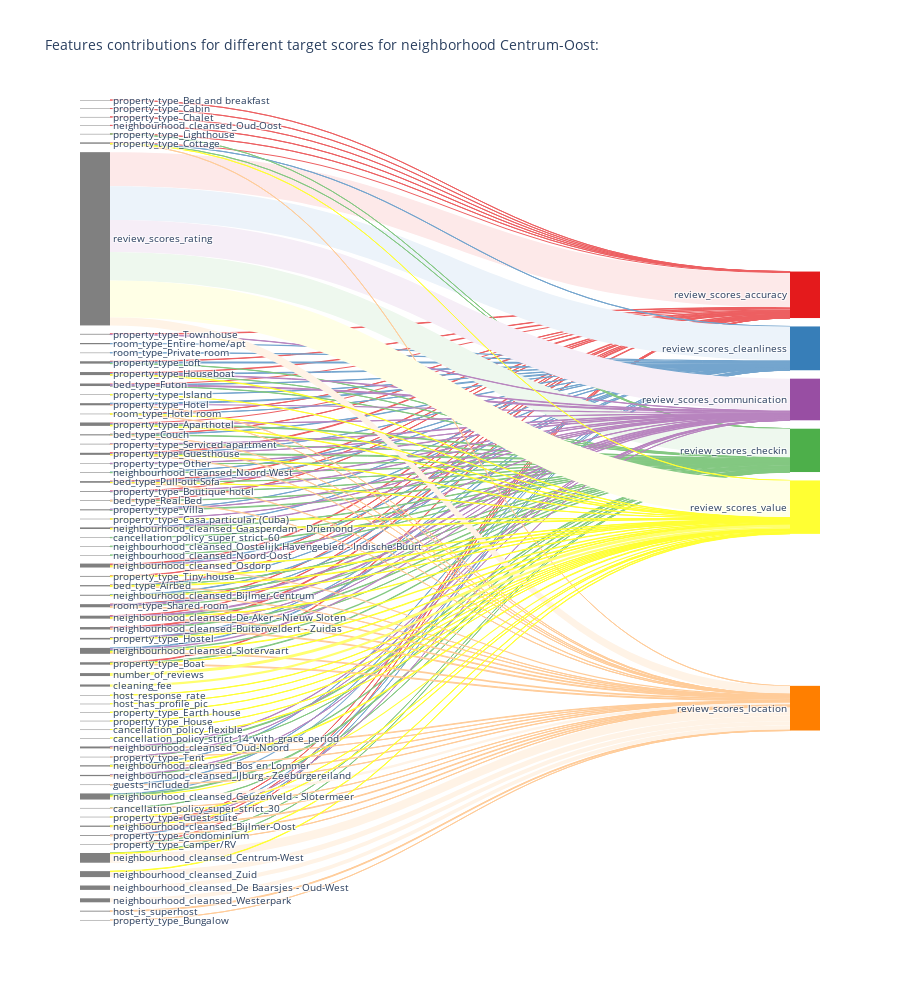

The notebook cell saved with this chart:
### Code cell
f2 = FeaturesTools()

nb_colors = len(df_contributions.target.unique())
colors = sns.color_palette('Set1', nb_colors)

# add souces/targets boxs colors
color_nodes = ['#808080'] * len([x for x in df_features_.columns.values if x not in rating_features]) + colors.as_hex()
color_nodes = color_nodes + [np.nan]*(df_contributions.shape[0]-len(color_nodes))
df_contributions['color'] = color_nodes

# add trajectories colors
colors_trajectories = []
for target, color in zip(df_contributions.target.unique(), colors):
    df_tmp = df_contributions[df_contributions['target'] == target]
    target_color_scale   = sns.light_palette(color, 4, reverse = True)
    #print(target_color_scale)
    # convert color palette to string format style: rgba(253, 253, 253, 0.5)
    tmp = []
    for jj in target_color_scale:
        tmp = np.append(tmp, 'rgb' + str(tuple(int(np.ceil(i * 255)) for i in jj[0:3]) + (jj[3], )))
        #tmp = np.append(tmp, 'rgba' + str(jj))
    target_color_scale = tmp
    target_mapped_colors = f2.map_to_color(target_color_scale, df_tmp.contribution)
    colors_trajectories  = np.append(colors_trajectories, target_mapped_colors)
df_contributions['linkColor'] = colors_trajectories


# do sankey plot
f2.interactive_sankey(df_contributions, 'Features contributions for different target scores for neighborhood ' + neigh_name + ':')

### Figure 1 — Plotly figure (JSON) as saved in the notebook; plotly's stock layout.template omitted (floating-point values rounded to 4 significant figures; data arrays with more than 128 entries replaced by an {"elided": "..."} marker saying what was removed)
{"data": [{"domain": {"x": [0, 1], "y": [0, 1]}, "link": {"color": {"elided": "540 str values"}, "source": {"elided": "540 int values"}, "target": {"elided": "540 int values"}, "value": {"elided": "540 float values"}}, "node": {"color": ["#808080", "#808080", "#808080", "#808080", "#808080", "#808080", "#808080", "#808080", "#808080", "#808080", "#808080", "#808080", "#808080", "#808080", "#808080", "#808080", "#808080", "#808080", "#808080", "#808080", "#808080", "#808080", "#808080", "#808080", "#808080", "#808080", "#808080", "#808080", "#808080", "#808080", "#808080", "#808080", "#808080", "#808080", "#808080", "#808080", "#808080", "#808080", "#808080", "#808080", "#808080", "#808080", "#808080", "#808080", "#808080", "#808080", "#808080", "#808080", "#808080", "#808080", "#808080", "#808080", "#808080", "#808080", "#808080", "#808080", "#808080", "#808080", "#808080", "#808080", "#808080", "#808080", "#808080", "#808080", "#808080", "#808080", "#808080", "#808080", "#808080", "#808080", "#808080", "#808080", "#808080", "#808080", "#808080", "#808080", "#808080", "#808080", "#808080", "#808080", "#808080", "#808080", "#808080", "#808080", "#808080", "#808080", "#808080", "#808080", "#808080", "#808080", "#e41a1c", "#377eb8", "#4daf4a", "#984ea3", "#ff7f00", "#ffff33"], "label": {"elided": "540 str values"}, "line": {"color": "black", "width": 0}, "pad": 10, "thickness": 30}, "orientation": "h", "type": "sankey", "valueformat": ".0f"}], "layout": {"font": {"size": 10}, "height": 1000, "title": {"text": "Features contributions for different target scores for neighborhood Centrum-Oost:"}}}
